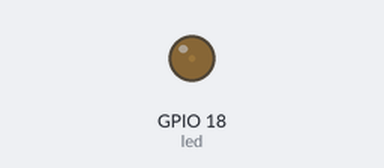
The program below on a simulated Raspberry Pi (BCM pin numbers). Parts: output pins drawn as LEDs (lit = HIGH).

Above: at 0.05 s.
At 0.5 s:
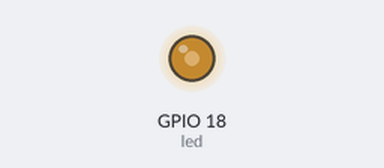
At 0.95 s:
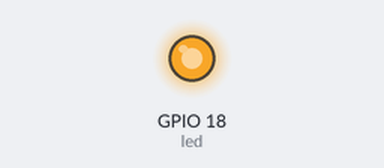
At 1.75 s:
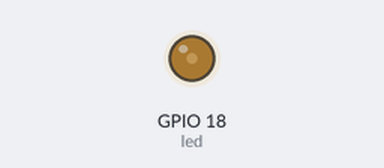
Timing chart, 0 to 4.7 s (numbered marks = the images above):
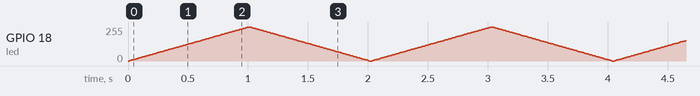

The program:

pwm_output.py
```python
from gpiozero import PWMLED
from time import sleep

led = PWMLED(18)

try:
    while True:
        # Fade in
        for i in range(101):
            led.value = i/100
            sleep(0.01)

        # Fade Out
        for i in range(100, -1, -1):
            led.value = i/100
            sleep(0.01)
except KeyboardInterrupt:
    print("\nProgram stopped by user")

finally:
    gpio.cleanup()
    print("GPIO cleaned up")
```
